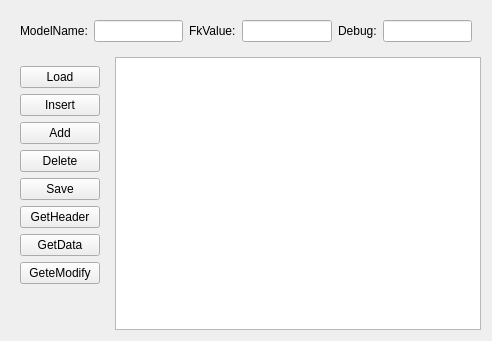
<?xml version="1.0" encoding="UTF-8"?>
<ui version="4.0">
 <class>frm_DbGrid_Single</class>
 <widget class="QWidget" name="frm_DbGrid_Single">
  <property name="geometry">
   <rect>
    <x>0</x>
    <y>0</y>
    <width>492</width>
    <height>341</height>
   </rect>
  </property>
  <property name="windowTitle">
   <string>Single Grid</string>
  </property>
  <layout class="QGridLayout" name="gridLayout_3">
   <item row="0" column="0" colspan="2">
    <widget class="QWidget" name="widget" native="true">
     <layout class="QGridLayout" name="gridLayout_2">
      <item row="0" column="0">
       <widget class="QLabel" name="label">
        <property name="text">
         <string>ModelName:</string>
        </property>
       </widget>
      </item>
      <item row="0" column="1">
       <widget class="QLineEdit" name="txtModelName"/>
      </item>
      <item row="0" column="2">
       <widget class="QLabel" name="label_2">
        <property name="text">
         <string>FkValue:</string>
        </property>
       </widget>
      </item>
      <item row="0" column="3">
       <widget class="QLineEdit" name="txtFkValue"/>
      </item>
      <item row="0" column="4">
       <widget class="QLabel" name="label_3">
        <property name="text">
         <string>Debug:</string>
        </property>
       </widget>
      </item>
      <item row="0" column="5">
       <widget class="QLineEdit" name="txtDebug"/>
      </item>
     </layout>
    </widget>
   </item>
   <item row="1" column="0">
    <widget class="QWidget" name="widget_2" native="true">
     <layout class="QGridLayout" name="gridLayout">
      <item row="0" column="0">
       <widget class="QPushButton" name="btnLoad">
        <property name="text">
         <string>Load</string>
        </property>
       </widget>
      </item>
      <item row="1" column="0">
       <widget class="QPushButton" name="btnInsert">
        <property name="text">
         <string>Insert</string>
        </property>
       </widget>
      </item>
      <item row="2" column="0">
       <widget class="QPushButton" name="btnAdd">
        <property name="text">
         <string>Add</string>
        </property>
       </widget>
      </item>
      <item row="3" column="0">
       <widget class="QPushButton" name="btnDelete">
        <property name="text">
         <string>Delete</string>
        </property>
       </widget>
      </item>
      <item row="4" column="0">
       <widget class="QPushButton" name="btnSave">
        <property name="text">
         <string>Save</string>
        </property>
       </widget>
      </item>
      <item row="5" column="0">
       <widget class="QPushButton" name="btnGetHeader">
        <property name="text">
         <string>GetHeader</string>
        </property>
       </widget>
      </item>
      <item row="6" column="0">
       <widget class="QPushButton" name="btnGetData">
        <property name="text">
         <string>GetData</string>
        </property>
       </widget>
      </item>
      <item row="7" column="0">
       <widget class="QPushButton" name="btnGetModify">
        <property name="text">
         <string>GeteModify</string>
        </property>
       </widget>
      </item>
      <item row="8" column="0">
       <spacer name="verticalSpacer">
        <property name="orientation">
         <enum>Qt::Vertical</enum>
        </property>
        <property name="sizeHint" stdset="0">
         <size>
          <width>20</width>
          <height>40</height>
         </size>
        </property>
       </spacer>
      </item>
     </layout>
    </widget>
   </item>
   <item row="1" column="1">
    <widget class="HQ_Base_Db_Grid" name="oGridMain"/>
   </item>
  </layout>
 </widget>
 <customwidgets>
  <customwidget>
   <class>HQ_Base_Db_Grid</class>
   <extends>QTableWidget</extends>
   <header>hq_base_db_grid.h</header>
  </customwidget>
 </customwidgets>
 <resources/>
 <connections/>
</ui>
